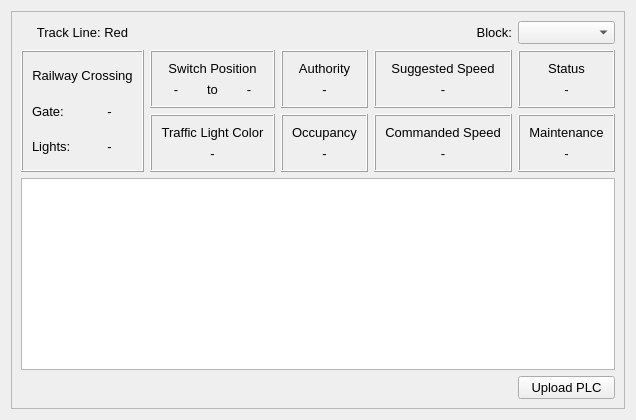
      <widget class="QWidget" name="tab5">
       <attribute name="title">
        <string>Wayside 5</string>
       </attribute>
       <layout class="QGridLayout" name="gridLayout_26">
        <item row="0" column="0">
         <widget class="QFrame" name="tab5Frame">
          <property name="frameShape">
           <enum>QFrame::StyledPanel</enum>
          </property>
          <property name="frameShadow">
           <enum>QFrame::Raised</enum>
          </property>
          <layout class="QGridLayout" name="gridLayout_23">
           <item row="0" column="3">
            <widget class="QLabel" name="blockLabel5">
             <property name="font">
              <font>
               <family>Arial</family>
               <pointsize>10</pointsize>
               <underline>false</underline>
               <strikeout>false</strikeout>
               <kerning>true</kerning>
              </font>
             </property>
             <property name="text">
              <string>Block:</string>
             </property>
             <property name="alignment">
              <set>Qt::AlignRight|Qt::AlignTrailing|Qt::AlignVCenter</set>
             </property>
            </widget>
           </item>
           <item row="2" column="2">
            <widget class="QFrame" name="occupancyFrame5">
             <property name="autoFillBackground">
              <bool>true</bool>
             </property>
             <property name="frameShape">
              <enum>QFrame::Box</enum>
             </property>
             <property name="frameShadow">
              <enum>QFrame::Raised</enum>
             </property>
             <property name="lineWidth">
              <number>1</number>
             </property>
             <property name="midLineWidth">
              <number>0</number>
             </property>
             <layout class="QVBoxLayout" name="verticalLayout_53">
              <item>
               <widget class="QLabel" name="occupancyLabel5">
                <property name="font">
                 <font>
                  <family>Arial</family>
                  <pointsize>10</pointsize>
                  <underline>false</underline>
                  <strikeout>false</strikeout>
                  <kerning>true</kerning>
                 </font>
                </property>
                <property name="text">
                 <string>Occupancy</string>
                </property>
                <property name="alignment">
                 <set>Qt::AlignCenter</set>
                </property>
               </widget>
              </item>
              <item>
               <widget class="QLabel" name="occupancyValue5">
                <property name="font">
                 <font>
                  <family>Arial</family>
                  <pointsize>10</pointsize>
                  <underline>false</underline>
                  <strikeout>false</strikeout>
                  <kerning>true</kerning>
                 </font>
                </property>
                <property name="text">
                 <string>-</string>
                </property>
                <property name="alignment">
                 <set>Qt::AlignCenter</set>
                </property>
               </widget>
              </item>
             </layout>
            </widget>
           </item>
           <item row="1" column="2">
            <widget class="QFrame" name="authorityFrame5">
             <property name="autoFillBackground">
              <bool>true</bool>
             </property>
             <property name="frameShape">
              <enum>QFrame::Box</enum>
             </property>
             <property name="frameShadow">
              <enum>QFrame::Raised</enum>
             </property>
             <property name="lineWidth">
              <number>1</number>
             </property>
             <property name="midLineWidth">
              <number>0</number>
             </property>
             <layout class="QVBoxLayout" name="verticalLayout_54">
              <item>
               <widget class="QLabel" name="authorityLabel5">
                <property name="font">
                 <font>
                  <family>Arial</family>
                  <pointsize>10</pointsize>
                  <underline>false</underline>
                  <strikeout>false</strikeout>
                  <kerning>true</kerning>
                 </font>
                </property>
                <property name="text">
                 <string>Authority</string>
                </property>
                <property name="alignment">
                 <set>Qt::AlignCenter</set>
                </property>
               </widget>
              </item>
              <item>
               <widget class="QLabel" name="authorityValue5">
                <property name="font">
                 <font>
                  <family>Arial</family>
                  <pointsize>10</pointsize>
                  <underline>false</underline>
                  <strikeout>false</strikeout>
                  <kerning>true</kerning>
                 </font>
                </property>
                <property name="text">
                 <string>-</string>
                </property>
                <property name="alignment">
                 <set>Qt::AlignCenter</set>
                </property>
               </widget>
              </item>
             </layout>
            </widget>
           </item>
           <item row="4" column="4">
            <widget class="QPushButton" name="uploadPLC5">
             <property name="enabled">
              <bool>true</bool>
             </property>
             <property name="font">
              <font>
               <family>Arial</family>
               <pointsize>10</pointsize>
               <underline>false</underline>
               <strikeout>false</strikeout>
               <kerning>true</kerning>
              </font>
             </property>
             <property name="text">
              <string>Upload PLC</string>
             </property>
            </widget>
           </item>
           <item row="1" column="3">
            <widget class="QFrame" name="suggestedSpeedFrame5">
             <property name="autoFillBackground">
              <bool>true</bool>
             </property>
             <property name="frameShape">
              <enum>QFrame::Box</enum>
             </property>
             <property name="frameShadow">
              <enum>QFrame::Raised</enum>
             </property>
             <layout class="QVBoxLayout" name="verticalLayout_56">
              <item>
               <widget class="QLabel" name="suggestedSpeedLabel5">
                <property name="font">
                 <font>
                  <family>Arial</family>
                  <pointsize>10</pointsize>
                  <underline>false</underline>
                  <strikeout>false</strikeout>
                  <kerning>true</kerning>
                 </font>
                </property>
                <property name="text">
                 <string>Suggested Speed</string>
                </property>
                <property name="alignment">
                 <set>Qt::AlignCenter</set>
                </property>
               </widget>
              </item>
              <item>
               <widget class="QLabel" name="suggestedSpeedValue5">
                <property name="font">
                 <font>
                  <family>Arial</family>
                  <pointsize>10</pointsize>
                  <underline>false</underline>
                  <strikeout>false</strikeout>
                  <kerning>true</kerning>
                 </font>
                </property>
                <property name="text">
                 <string>-</string>
                </property>
                <property name="alignment">
                 <set>Qt::AlignCenter</set>
                </property>
               </widget>
              </item>
             </layout>
            </widget>
           </item>
           <item row="0" column="0">
            <widget class="QLabel" name="trackLabel5">
             <property name="font">
              <font>
               <family>Arial</family>
               <pointsize>10</pointsize>
               <underline>false</underline>
               <strikeout>false</strikeout>
               <kerning>true</kerning>
              </font>
             </property>
             <property name="text">
              <string>Track Line: Red</string>
             </property>
             <property name="alignment">
              <set>Qt::AlignCenter</set>
             </property>
            </widget>
           </item>
           <item row="0" column="4">
            <widget class="QComboBox" name="blockSelect5">
             <property name="enabled">
              <bool>true</bool>
             </property>
             <property name="font">
              <font>
               <family>Arial</family>
               <pointsize>10</pointsize>
               <underline>false</underline>
               <strikeout>false</strikeout>
               <kerning>true</kerning>
              </font>
             </property>
             <property name="contextMenuPolicy">
              <enum>Qt::DefaultContextMenu</enum>
             </property>
             <property name="currentText">
              <string/>
             </property>
             <item>
              <property name="text">
               <string/>
              </property>
             </item>
            </widget>
           </item>
           <item row="1" column="0" rowspan="2">
            <widget class="QFrame" name="railwayCrossingFrame5">
             <property name="autoFillBackground">
              <bool>true</bool>
             </property>
             <property name="frameShape">
              <enum>QFrame::Box</enum>
             </property>
             <property name="frameShadow">
              <enum>QFrame::Raised</enum>
             </property>
             <property name="lineWidth">
              <number>1</number>
             </property>
             <property name="midLineWidth">
              <number>0</number>
             </property>
             <layout class="QGridLayout" name="gridLayout_25">
              <item row="0" column="0" colspan="2">
               <widget class="QLabel" name="railwayCrossingLabel5">
                <property name="font">
                 <font>
                  <family>Arial</family>
                  <pointsize>10</pointsize>
                  <underline>false</underline>
                  <strikeout>false</strikeout>
                  <kerning>true</kerning>
                 </font>
                </property>
                <property name="text">
                 <string>Railway Crossing</string>
                </property>
                <property name="alignment">
                 <set>Qt::AlignCenter</set>
                </property>
               </widget>
              </item>
              <item row="1" column="0">
               <widget class="QLabel" name="railwayGateLabel5">
                <property name="font">
                 <font>
                  <pointsize>10</pointsize>
                 </font>
                </property>
                <property name="text">
                 <string>Gate:</string>
                </property>
               </widget>
              </item>
              <item row="1" column="1">
               <widget class="QLabel" name="railwayGateValue5">
                <property name="font">
                 <font>
                  <family>Arial</family>
                  <pointsize>10</pointsize>
                  <underline>false</underline>
                  <strikeout>false</strikeout>
                  <kerning>true</kerning>
                 </font>
                </property>
                <property name="text">
                 <string>-</string>
                </property>
                <property name="alignment">
                 <set>Qt::AlignCenter</set>
                </property>
               </widget>
              </item>
              <item row="2" column="0">
               <widget class="QLabel" name="railwayLightsLabel5">
                <property name="font">
                 <font>
                  <pointsize>10</pointsize>
                 </font>
                </property>
                <property name="text">
                 <string>Lights:</string>
                </property>
               </widget>
              </item>
              <item row="2" column="1">
               <widget class="QLabel" name="railwayLightsValue5">
                <property name="font">
                 <font>
                  <family>Arial</family>
                  <pointsize>10</pointsize>
                  <underline>false</underline>
                  <strikeout>false</strikeout>
                  <kerning>true</kerning>
                 </font>
                </property>
                <property name="text">
                 <string>-</string>
                </property>
                <property name="alignment">
                 <set>Qt::AlignCenter</set>
                </property>
               </widget>
              </item>
             </layout>
            </widget>
           </item>
           <item row="3" column="0" colspan="5">
            <widget class="QTextBrowser" name="displayPLC5">
             <property name="font">
              <font>
               <pointsize>12</pointsize>
              </font>
             </property>
            </widget>
           </item>
           <item row="2" column="3">
            <widget class="QFrame" name="commandedSpeedFrame5">
             <property name="autoFillBackground">
              <bool>true</bool>
             </property>
             <property name="frameShape">
              <enum>QFrame::Box</enum>
             </property>
             <property name="frameShadow">
              <enum>QFrame::Raised</enum>
             </property>
             <layout class="QVBoxLayout" name="verticalLayout_51">
              <item>
               <widget class="QLabel" name="commandedSpeedLabel5">
                <property name="font">
                 <font>
                  <family>Arial</family>
                  <pointsize>10</pointsize>
                  <underline>false</underline>
                  <strikeout>false</strikeout>
                  <kerning>true</kerning>
                 </font>
                </property>
                <property name="text">
                 <string>Commanded Speed</string>
                </property>
                <property name="alignment">
                 <set>Qt::AlignCenter</set>
                </property>
               </widget>
              </item>
              <item>
               <widget class="QLabel" name="commandedSpeedValue5">
                <property name="font">
                 <font>
                  <family>Arial</family>
                  <pointsize>10</pointsize>
                  <underline>false</underline>
                  <strikeout>false</strikeout>
                  <kerning>true</kerning>
                 </font>
                </property>
                <property name="text">
                 <string>-</string>
                </property>
                <property name="alignment">
                 <set>Qt::AlignCenter</set>
                </property>
               </widget>
              </item>
             </layout>
            </widget>
           </item>
           <item row="1" column="4">
            <widget class="QFrame" name="statusFrame5">
             <property name="autoFillBackground">
              <bool>true</bool>
             </property>
             <property name="frameShape">
              <enum>QFrame::Box</enum>
             </property>
             <property name="frameShadow">
              <enum>QFrame::Raised</enum>
             </property>
             <property name="lineWidth">
              <number>1</number>
             </property>
             <property name="midLineWidth">
              <number>0</number>
             </property>
             <layout class="QVBoxLayout" name="verticalLayout_57">
              <item>
               <widget class="QLabel" name="statusLabel5">
                <property name="font">
                 <font>
                  <family>Arial</family>
                  <pointsize>10</pointsize>
                  <underline>false</underline>
                  <strikeout>false</strikeout>
                  <kerning>true</kerning>
                 </font>
                </property>
                <property name="text">
                 <string>Status</string>
                </property>
                <property name="alignment">
                 <set>Qt::AlignCenter</set>
                </property>
               </widget>
              </item>
              <item>
               <widget class="QLabel" name="statusValue5">
                <property name="font">
                 <font>
                  <family>Arial</family>
                  <pointsize>10</pointsize>
                  <underline>false</underline>
                  <strikeout>false</strikeout>
                  <kerning>true</kerning>
                 </font>
                </property>
                <property name="text">
                 <string>-</string>
                </property>
                <property name="alignment">
                 <set>Qt::AlignCenter</set>
                </property>
               </widget>
              </item>
             </layout>
            </widget>
           </item>
           <item row="1" column="1">
            <widget class="QFrame" name="switchPositionFrame5">
             <property name="autoFillBackground">
              <bool>true</bool>
             </property>
             <property name="frameShape">
              <enum>QFrame::Box</enum>
             </property>
             <property name="frameShadow">
              <enum>QFrame::Raised</enum>
             </property>
             <property name="lineWidth">
              <number>1</number>
             </property>
             <property name="midLineWidth">
              <number>0</number>
             </property>
             <layout class="QGridLayout" name="gridLayout_24">
              <item row="0" column="0" colspan="3">
               <widget class="QLabel" name="switchPositionLabel5">
                <property name="font">
                 <font>
                  <family>Arial</family>
                  <pointsize>10</pointsize>
                  <underline>false</underline>
                  <strikeout>false</strikeout>
                  <kerning>true</kerning>
                 </font>
                </property>
                <property name="text">
                 <string>Switch Position</string>
                </property>
                <property name="alignment">
                 <set>Qt::AlignCenter</set>
                </property>
               </widget>
              </item>
              <item row="1" column="1">
               <widget class="QLabel" name="switchArrowLabel5">
                <property name="font">
                 <font>
                  <family>Arial</family>
                  <pointsize>10</pointsize>
                  <underline>false</underline>
                  <strikeout>false</strikeout>
                  <kerning>true</kerning>
                 </font>
                </property>
                <property name="text">
                 <string>to</string>
                </property>
                <property name="alignment">
                 <set>Qt::AlignCenter</set>
                </property>
               </widget>
              </item>
              <item row="1" column="0">
               <widget class="QLabel" name="switchFromValue5">
                <property name="font">
                 <font>
                  <family>Arial</family>
                  <pointsize>10</pointsize>
                  <underline>false</underline>
                  <strikeout>false</strikeout>
                  <kerning>true</kerning>
                 </font>
                </property>
                <property name="text">
                 <string>-</string>
                </property>
                <property name="alignment">
                 <set>Qt::AlignCenter</set>
                </property>
               </widget>
              </item>
              <item row="1" column="2">
               <widget class="QLabel" name="switchToValue5">
                <property name="font">
                 <font>
                  <family>Arial</family>
                  <pointsize>10</pointsize>
                  <underline>false</underline>
                  <strikeout>false</strikeout>
                  <kerning>true</kerning>
                 </font>
                </property>
                <property name="text">
                 <string>-</string>
                </property>
                <property name="alignment">
                 <set>Qt::AlignCenter</set>
                </property>
               </widget>
              </item>
             </layout>
            </widget>
           </item>
           <item row="2" column="1">
            <widget class="QFrame" name="trafficLightFrame5">
             <property name="autoFillBackground">
              <bool>true</bool>
             </property>
             <property name="frameShape">
              <enum>QFrame::Box</enum>
             </property>
             <property name="frameShadow">
              <enum>QFrame::Raised</enum>
             </property>
             <property name="lineWidth">
              <number>1</number>
             </property>
             <property name="midLineWidth">
              <number>0</number>
             </property>
             <layout class="QVBoxLayout" name="verticalLayout_55">
              <item>
               <widget class="QLabel" name="trafficLightLabel5">
                <property name="font">
                 <font>
                  <family>Arial</family>
                  <pointsize>10</pointsize>
                  <underline>false</underline>
                  <strikeout>false</strikeout>
                  <kerning>true</kerning>
                 </font>
                </property>
                <property name="text">
                 <string>Traffic Light Color</string>
                </property>
                <property name="alignment">
                 <set>Qt::AlignCenter</set>
                </property>
               </widget>
              </item>
              <item>
               <widget class="QLabel" name="trafficLightValue5">
                <property name="font">
                 <font>
                  <family>Arial</family>
                  <pointsize>10</pointsize>
                  <underline>false</underline>
                  <strikeout>false</strikeout>
                  <kerning>true</kerning>
                 </font>
                </property>
                <property name="text">
                 <string>-</string>
                </property>
                <property name="alignment">
                 <set>Qt::AlignCenter</set>
                </property>
               </widget>
              </item>
             </layout>
            </widget>
           </item>
           <item row="2" column="4">
            <widget class="QFrame" name="maintenanceFrame5">
             <property name="autoFillBackground">
              <bool>true</bool>
             </property>
             <property name="frameShape">
              <enum>QFrame::Box</enum>
             </property>
             <property name="frameShadow">
              <enum>QFrame::Raised</enum>
             </property>
             <layout class="QVBoxLayout" name="verticalLayout_5">
              <item>
               <widget class="QLabel" name="maintenanceLabel5">
                <property name="font">
                 <font>
                  <pointsize>10</pointsize>
                 </font>
                </property>
                <property name="text">
                 <string>Maintenance</string>
                </property>
                <property name="alignment">
                 <set>Qt::AlignCenter</set>
                </property>
               </widget>
              </item>
              <item>
               <widget class="QLabel" name="maintenanceValue5">
                <property name="font">
                 <font>
                  <pointsize>10</pointsize>
                 </font>
                </property>
                <property name="text">
                 <string>-</string>
                </property>
                <property name="alignment">
                 <set>Qt::AlignCenter</set>
                </property>
               </widget>
              </item>
             </layout>
            </widget>
           </item>
          </layout>
         </widget>
        </item>
       </layout>
      </widget>
